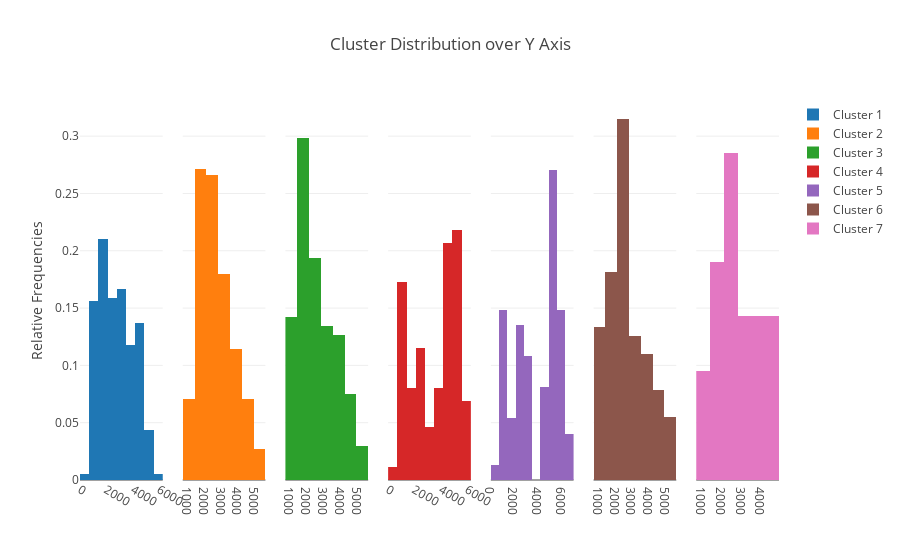

Notebook code for this chart:
### Code cell
from plotly import tools

def histogram_z(data, i):
    trace = go.Histogram(
        x = data[:, 1],
        histnorm = 'probability', 
        name = 'Cluster {}'.format(i),
        xbins = dict(
            start = 0,
            end = 7000,
            size = 700),
    )
    return trace

traces = [histogram_z(data, i+1) for i, data in enumerate(new_cluster_matrix)] 
fig = tools.make_subplots(rows = 1, cols = 7, shared_yaxes = True)
for i, trace in enumerate(traces):
    fig.append_trace(trace, 1, i+1)
    fig['layout'].update( yaxis=dict(
        title = 'Relative Frequencies'),
        title = 'Cluster Distribution over Y Axis'
        )
    
iplot(fig)

### Figure 1 — Plotly figure (JSON) as saved in the notebook; plotly's stock layout.template omitted (floating-point values rounded to 4 significant figures; data arrays with more than 128 entries replaced by an {"elided": "..."} marker saying what was removed)
{"data": [{"histnorm": "probability", "name": "Cluster 1", "type": "histogram", "x": {"elided": "409 int values"}, "xaxis": "x1", "xbins": {"end": 7000, "size": 700, "start": 0}, "yaxis": "y1"}, {"histnorm": "probability", "name": "Cluster 2", "type": "histogram", "x": {"elided": "184 int values"}, "xaxis": "x2", "xbins": {"end": 7000, "size": 700, "start": 0}, "yaxis": "y1"}, {"histnorm": "probability", "name": "Cluster 3", "type": "histogram", "x": {"elided": "134 int values"}, "xaxis": "x3", "xbins": {"end": 7000, "size": 700, "start": 0}, "yaxis": "y1"}, {"histnorm": "probability", "name": "Cluster 4", "type": "histogram", "x": [4397, 794, 1769, 5504, 731, 3157, 3166, 927, 785, 904, 4284, 4957, 2838, 4552, 5062, 4359, 4132, 6013, 5967, 5839, 5408, 4642, 1598, 1070, 1381, 4809, 4899, 5287, 4837, 4693, 4380, 4721, 953, 4857, 4367, 4448, 4313, 5083, 5431, 1439, 2445, 1408, 1459, 1080, 2366, 5191, 2704, 893, 776, 776, 2651, 2502, 3967, 3848, 2005, 5224, 4870, 3693, 5044, 5328, 5270, 2524, 539, 5308, 4589, 5095, 5948, 2467, 2292, 2151, 5462, 4056, 876, 4957, 4618, 4015, 5424, 5460, 3030, 5177, 1306, 1687, 5780, 1041, 2713, 5719, 3795], "xaxis": "x4", "xbins": {"end": 7000, "size": 700, "start": 0}, "yaxis": "y1"}, {"histnorm": "probability", "name": "Cluster 5", "type": "histogram", "x": [4959, 6628, 4851, 5872, 5859, 4912, 6125, 6397, 6266, 5746, 5723, 5330, 5179, 1530, 2221, 5462, 5698, 5139, 5326, 5240, 5939, 2133, 2145, 5891, 5897, 4585, 4889, 5443, 4981, 5106, 5120, 385, 5064, 869, 978, 935, 920, 801, 1692, 1089, 1048, 3279, 3384, 3271, 3044, 2908, 1085, 2932, 2846, 2514, 2548, 2335, 2430, 2079, 2286, 2247, 2108, 913, 1849, 1083, 829, 2832, 6257, 6672, 4552, 5302, 5001, 4926, 5084, 5299, 4358, 4919, 4897, 5088], "xaxis": "x5", "xbins": {"end": 7000, "size": 700, "start": 0}, "yaxis": "y1"}, {"histnorm": "probability", "name": "Cluster 6", "type": "histogram", "x": [2944, 2647, 2953, 4035, 3937, 2224, 2397, 2351, 2484, 2779, 2122, 2076, 2273, 5157, 1937, 3449, 5358, 1562, 2035, 1578, 2719, 1389, 1317, 3926, 3954, 3829, 3208, 2376, 2332, 1501, 2247, 3323, 2548, 901, 4431, 1145, 5441, 1035, 1157, 1769, 1674, 1638, 1698, 4867, 1570, 1968, 2006, 961, 709, 4522, 1027, 1773, 2011, 1872, 1201, 1770, 1951, 4471, 4331, 4237, 5020, 1025, 2295, 1214, 1731, 1499, 2683, 2178, 2432, 2245, 3616, 4695, 2744, 3405, 3332, 2939, 2716, 1514, 2515, 2365, 3155, 2356, 2773, 2168, 3244, 3134, 3384, 3312, 2465, 2343, 2918, 2348, 5420, 5454, 2093, 4236, 2110, 2144, 2246, 2333, 2855, 2482, 3789, 3763, 3984, 3934, 3714, 1205, 1032, 3605, 5092, 1340, 1313, 1905, 2252, 4680, 4711, 1126, 2655, 2409, 2498, 2753, 2328, 3721, 2284, 2881, 4104], "xaxis": "x6", "xbins": {"end": 7000, "size": 700, "start": 0}, "yaxis": "y1"}, {"histnorm": "probability", "name": "Cluster 7", "type": "histogram", "x": [3289, 2471, 4251, 2965, 1702, 3715, 3749, 2211, 1812, 4880, 3617, 2933, 4819, 2114, 2633, 1141, 1178, 1504, 2302, 2097, 2361], "xaxis": "x7", "xbins": {"end": 7000, "size": 700, "start": 0}, "yaxis": "y1"}], "layout": {"title": "Cluster Distribution over Y Axis", "xaxis1": {"anchor": "y1", "domain": [0, 0.1184]}, "xaxis2": {"anchor": "free", "domain": [0.1469, 0.2653], "position": 0}, "xaxis3": {"anchor": "free", "domain": [0.2939, 0.4122], "position": 0}, "xaxis4": {"anchor": "free", "domain": [0.4408, 0.5592], "position": 0}, "xaxis5": {"anchor": "free", "domain": [0.5878, 0.7061], "position": 0}, "xaxis6": {"anchor": "free", "domain": [0.7347, 0.8531], "position": 0}, "xaxis7": {"anchor": "free", "domain": [0.8816, 1.0], "position": 0}, "yaxis": {"title": "Relative Frequencies"}, "yaxis1": {"anchor": "x1", "domain": [0, 1]}}}
